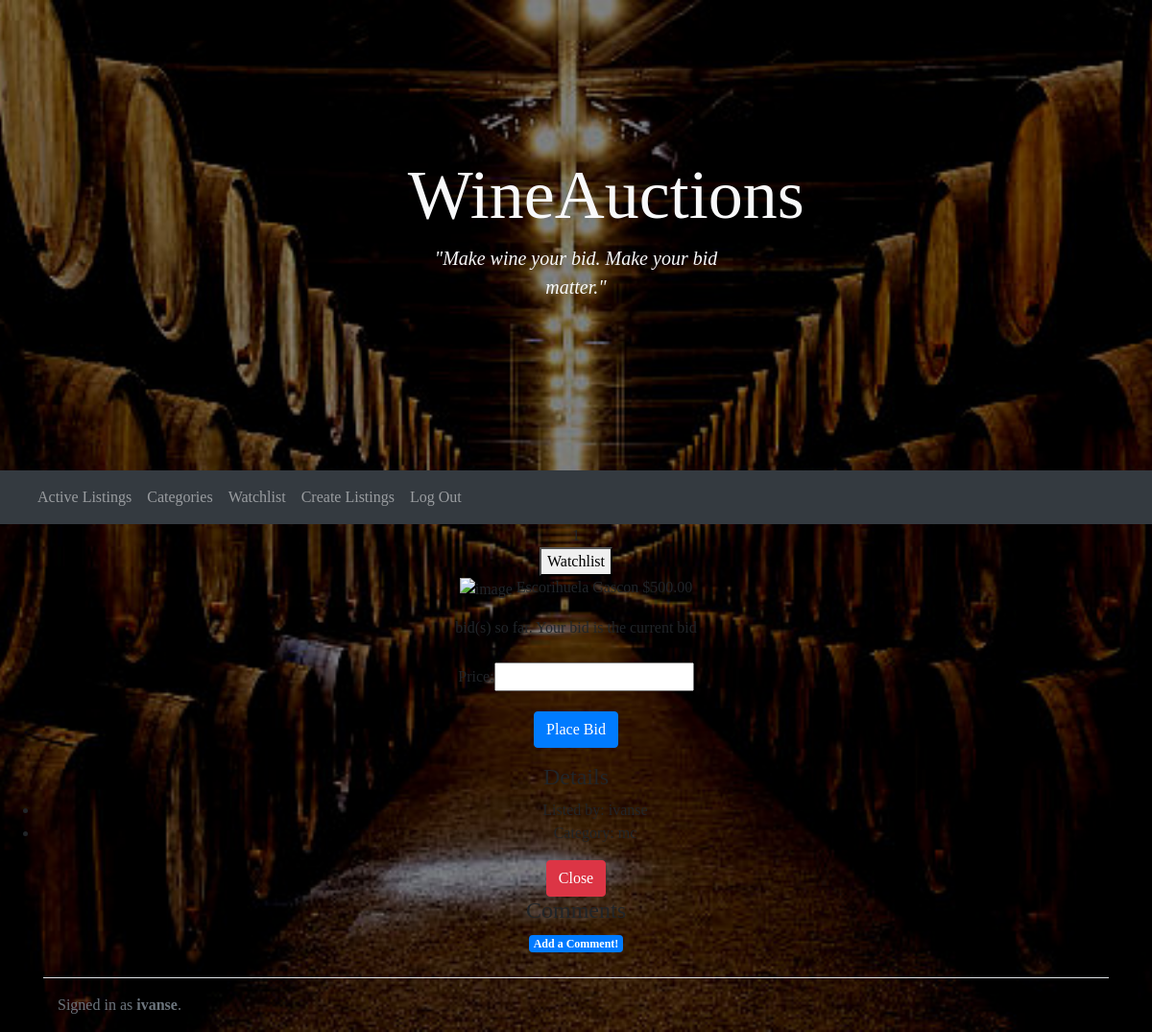
Screenshot of /listing/4 (signed in) with the database file from the repository.
### auctions/models.py (models this page shows)
class listing(models.Model):
    item = models.CharField(max_length=255)
    description = models.CharField(max_length=255, blank=True)
    price = models.DecimalField(max_digits=10, decimal_places=2)
    category = models.CharField(max_length=67, choices=dicCategorie)
    tophorizon = models.DateTimeField(auto_now_add=True, blank=True)
    owner = models.ForeignKey(
        User, on_delete=models.CASCADE, related_name="owners")
    bid = models.ManyToManyField(bid, blank=True, related_name="bid")
    comments = models.ManyToManyField(
        comment, blank=True, related_name="comments")
    photo = models.ImageField(
        upload_to='static/media/', null=True, blank=True)
    closed = models.BooleanField(default=False)

class User(AbstractUser):
    pass

### auctions/views.py (the view)
# urls.py: path("listing/<int:id>", views.listings_view, name="listing"),
@login_required
def listings_view(request, id):
    Listing = listing.objects.get(pk=id)
    if request.method == "POST":
        user = User.objects.get(username=request.user)
        if request.POST.get("button") == "Watchlist":
            if not user.watchlist.filter(listing=Listing):
                watchlist = watchlist()
                watchlist.user = user
                watchlist.listing = Listing
                watchlist.save()
            else:
                user.watchlist.filter(listing=Listing).delete()
            return HttpResponseRedirect(reverse('listing', args=(Listing.id,)))
        if not Listing.closed:
            if request.POST.get("button") == "Close":
                Listing.closed = True
                Listing.save()
            else:
                price = float(request.POST["price"])
                bid = Listing.bids.all()
                if user.username != Listing.owner.username:  # only let those who dont own the listing be able to bid
                    if price <= Listing.price:
                        return render(request, "auctions/listing.html", {
                            "listing": Listing,
                            "form": bid_form(),
                            "message": "Error! Invalid bid amount!"
                        })
                    form = bid_form(request.POST)
                    if form.is_valid():
                        bid = form.save(commit=False)
                        bid.user = user
                        bid.save()
                        Listing.bid.add(bid)
                        Listing.price = price
                        Listing.save()
                    else:
                        return render(request, 'auctions/listing.html', {
                            "form": form
                        })
        return HttpResponseRedirect(reverse('listing', args=(Listing.id,)))
    else:
        return render(request, "auctions/listing.html", {
            "listing": Listing,
            "form": bid_form(),
            "message": ""
        })

### auctions/forms.py
class bid_form(ModelForm):
    class Meta:
        model = bid
        fields = ["price"]

### auctions/templates/auctions/listing.html (shortened to what this page needs)
{% extends 'auctions/layout.html' %}
{% block body %}
{{ listing.item }}
    <form action="{% url 'listing' listing.id %}" method="POST">
      <button type="submit" name="button" value="Watchlist">Watchlist</button>
    </form>
    <img src="{{ listing.image.url }}" alt="image" style="width: 300px; height: auto">
{{ listing.description }}
${{ listing.price }}
    <form action="{% url 'listing' listing.id %}" method="POST">
      <div class="form-group">
        <label for="bid">{{ listing.bids.count }} bid(s) so far. Your bid is the current bid</label>
      </div>
      <div class="form-group">
        {{ form }}
      </div>
      <div class="form-group">
        <input type="submit" name="button" class="btn btn-primary" value="Place Bid">
      </div>
    </form>
  </div>
  <div>
    <h4>Details</h4>
    <ul>
      <li>Listed by: {{ listing.owner }}</li>
      <li>Category: {{ listing.category }}</li>
    </ul>
    {% if user.username == listing.owner.username and not listing.closed %}
    <form action="{% url 'listing' listing.id %}" method="POST">
      <button type="submit" name="button" class="btn btn-danger" value="Close">Close</button>
    </form>
    {% endif %}
  </div>
  <div>
    <h4>Comments</h4>
    <a href="{% url 'comment' listing.id %}"><span class="badge badge-primary">Add a Comment!</span></a>
  </div>
{% endblock %}

### auctions/templates/auctions/layout.html (shortened to what this page needs)
{% load static %}
<!DOCTYPE html>
<html lang="en">
<head>
  <link rel="stylesheet" href="https://stackpath.bootstrapcdn.com/bootstrap/4.4.1/css/bootstrap.min.css"
>
  <link href="{% static 'auctions/styles.css' %}" rel="stylesheet">
</head>
<body>
  <div class="position-relative overflow-hidden p-3 p-md-5 m-md-3 text-center ">
    <div class="col-md-5 p-lg-5 mx-auto my-5">
      <h1 class="display-3 fw-normal text-light">WineAuctions </h1>
      <p class="lead fw-normal"><i class="fas fa-wine-bottle text-light">"Make wine your bid. Make your bid matter."</i>
      </p>
    </div>
  </div>
  <nav class="navbar navbar-expand-sm navbar-dark bg-dark" aria-label="Third navbar example">
    <div class="container-fluid">
      <div class="collapse navbar-collapse" id="navbarsExample03">
        <ul class="navbar-nav me-auto mb-2 mb-sm-0">
          <li class="nav-item">
            <a class="nav-link" href="{% url 'index' %}">Active Listings</a>
          </li>
          <li class="nav-item">
            <a class="nav-link" href="{% url 'categories' %}">Categories</a>
          </li>
          <li class="nav-item">
            <a class="nav-link" href="{% url 'watchlist' %}">Watchlist</a>
          </li>
          <li class="nav-item">
            <a class="nav-link" href="{% url 'create_listings' %}">Create Listings</a>
          </li>
          {% if user.is_authenticated %}
          <li class="nav-item">
            <a class="nav-link" href="{% url 'logout' %}">Log Out</a>
          </li>
          {% endif %}
        </ul>
      </div>
    </div>
  </nav>
  <div class="container-fluid justify-content-center">
    {% block body %}
    {% endblock %}
  <div class="container">
    <footer class="d-flex flex-wrap justify-content-between align-items-center py-3 my-4 border-top">
      <div class="col-md-4 d-flex align-items-center">
        <span class="text-muted">{% if user.is_authenticated %}
          Signed in as <strong>{{ user.username }}</strong>.
          {% else %}
          Not signed in.
          {% endif %}</span>
      </div>
    </footer>
  </div>
</body>
</html>

### auctions/static/auctions/styles.css (style rules this page uses)
html,body { height: 100%; width: 100%; }

### rows the page displays
listing: item "1", description "Escorihuela Gascon", price "500.00", owner "ivanse", category "mc"
User: username "ivanse"
